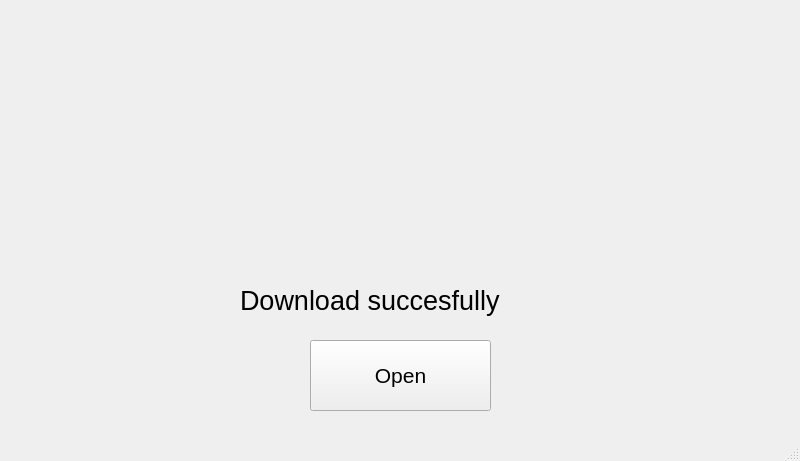
<?xml version="1.0" encoding="UTF-8"?>
<ui version="4.0">
 <class>MainWindow</class>
 <widget class="QMainWindow" name="MainWindow">
  <property name="geometry">
   <rect>
    <x>0</x>
    <y>0</y>
    <width>800</width>
    <height>461</height>
   </rect>
  </property>
  <property name="windowTitle">
   <string>MainWindow</string>
  </property>
  <widget class="QWidget" name="centralwidget">
   <widget class="QLabel" name="label_2">
    <property name="geometry">
     <rect>
      <x>250</x>
      <y>10</y>
      <width>261</width>
      <height>231</height>
     </rect>
    </property>
    <property name="text">
     <string/>
    </property>
    <property name="pixmap">
     <pixmap>../PTI picture SPCK/apptienganh.png</pixmap>
    </property>
    <property name="scaledContents">
     <bool>true</bool>
    </property>
   </widget>
   <widget class="QLabel" name="label_3">
    <property name="geometry">
     <rect>
      <x>240</x>
      <y>250</y>
      <width>311</width>
      <height>101</height>
     </rect>
    </property>
    <property name="font">
     <font>
      <pointsize>20</pointsize>
     </font>
    </property>
    <property name="text">
     <string>Download succesfully</string>
    </property>
   </widget>
   <widget class="QPushButton" name="pushButton_2">
    <property name="geometry">
     <rect>
      <x>310</x>
      <y>340</y>
      <width>181</width>
      <height>71</height>
     </rect>
    </property>
    <property name="font">
     <font>
      <pointsize>16</pointsize>
     </font>
    </property>
    <property name="text">
     <string>Open</string>
    </property>
   </widget>
  </widget>
  <widget class="QMenuBar" name="menubar">
   <property name="geometry">
    <rect>
     <x>0</x>
     <y>0</y>
     <width>800</width>
     <height>26</height>
    </rect>
   </property>
  </widget>
  <widget class="QStatusBar" name="statusbar"/>
 </widget>
 <resources/>
 <connections/>
</ui>
